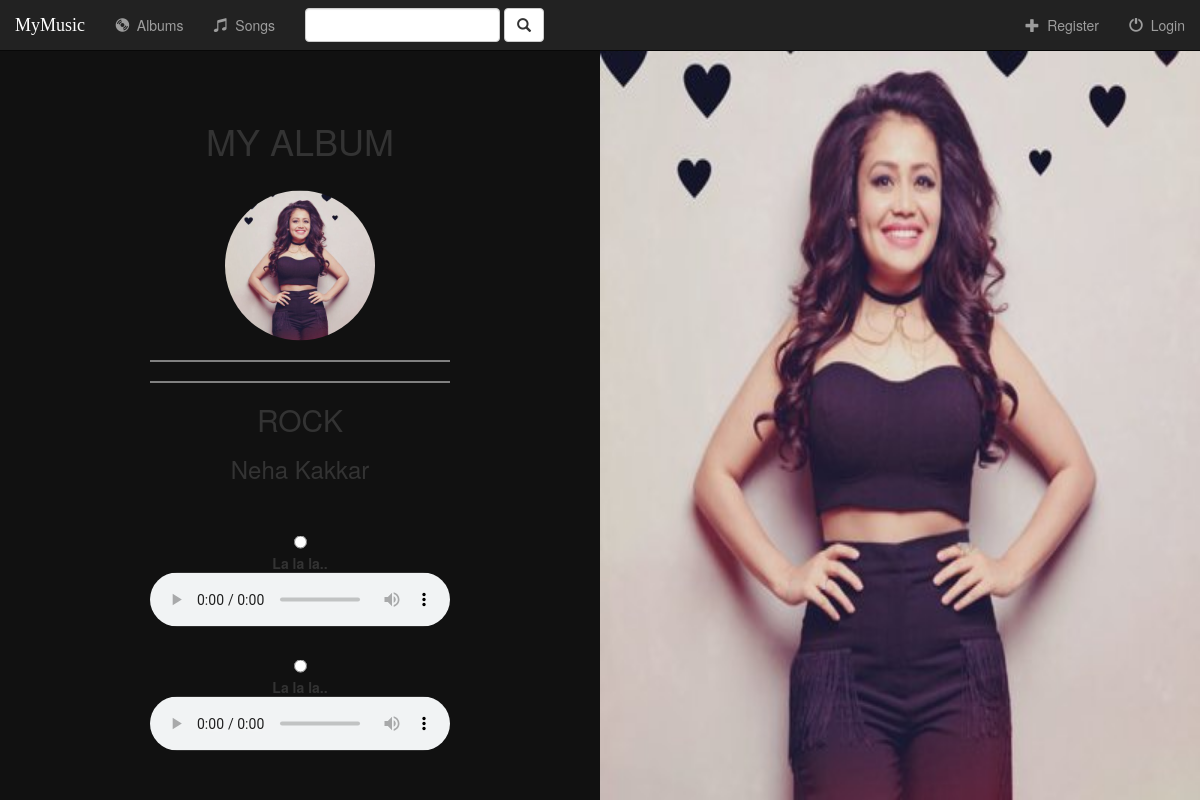
The app's page /12/ with its own data.
### mysite/models.py (models this page shows, shortened)
class Album(models.Model):
    artist = models.CharField(max_length=250)
    album_title = models.CharField(max_length=500)
    genre = models.CharField(max_length=100)
    album_logo = models.FileField(max_length=100)

class Song(models.Model):
    album = models.ForeignKey(Album, on_delete=models.CASCADE)
    file_type = models.CharField(max_length=10)
    song_title = models.CharField(max_length=250)
    audio_file = models.FileField(null=False, blank=True, max_length=10000)
    video = models.CharField(null=True, blank=True, max_length=100)

### mysite/views.py (the view)
# urls.py: url(r'^(?P<pk>[0-9]+)/$', views.DetailView.as_view(), name='detail'),
class DetailView(generic.DetailView):
    model = Album
    template_name = 'mysite/detail.html'

### mysite/templates/mysite/detail.html (shortened to what this page needs)
{% extends 'mysite/base.html' %}
{% block body %}
<br><br><br><br>
<div class="split left">
    <div class="centered">
        <br><br><br><br><br><br>
<h1>MY ALBUM</h1><BR>
<img src="{{ album.album_logo.url }}" width="25%" height="45%">
<hr><hr>
<h2>{{ album.album_title }}</h2>
<h3>{{ album.artist }}</h3>
<br><br>
    <form action="#" method="post">
    {% for song in album.song_set.all %}<input type="radio" id="song{{ forloop.counter }}" name="song" value="{{song.pk}}">
        <label for="song{{ forloop.counter }}">
           {{ song.song_title }}<br>
            <audio controls>
    <source src="{{ song.audio_file.url }}" type="audio/mpeg">
</audio>
            <br><br>
        </label><br>
    {% endfor %}
    <br><br>
</form>
    </div>
</div>
<div class="split right">
        <img src="{{ album.album_logo.url }}" width="100%" height="100%">
</div>
{% endblock %}

### mysite/static/music/style.css (style rules this page uses)
body { background-image: url("https://c.pxhere.com/photos/47/4a/pier_seaside_beach_ocean_sea_coast_water_shore-1227260.jpg!d"); background-repeat: no-repeat; background-size: 100% 100%; background-attachment: fixed; }
.split { height: 100%; width: 50%; position: fixed; z-index: 1; top: 0; overflow-x: hidden; padding-top: 20px; }
.left { left: 0; background-color: #111; }
.right { right: 0; background-color: #111; }
.centered { position: absolute; top: 50%; left: 50%; transform: translate(-50%, -50%); text-align: center; }
.centered img { width: 150px; border-radius: 50%; }
html { overflow: scroll; overflow-x: hidden; }

### records on screen
Album: album_logo (picture), album_title "ROCK", artist "Neha Kakkar"
Song: song_title "La la la.."
Song: song_title "La la la.."
